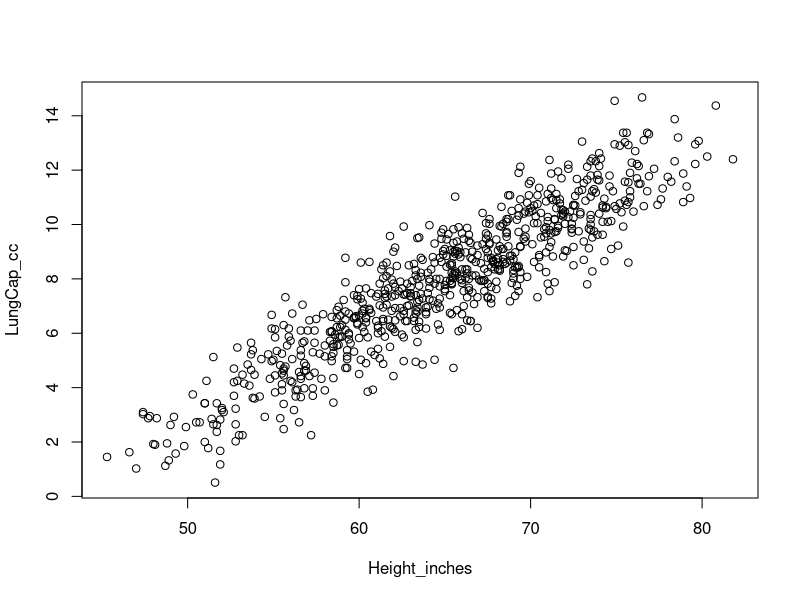

The R source for this figure:
## ---- chunk 1
library(readr)
LungCapData <- read_csv("LungCapData.csv")
attach(LungCapData)
View(LungCapData)
names(LungCapData);head(LungCapData)
#

## ---- chunk 2
init_multiple_linear_m <- lm(LungCap_cc ~ Age_years + Height_inches)
#typeof(init_multiple_linear_m) # list
#class(init_multiple_linear_m) # lm - Linear Model 
summary(init_multiple_linear_m)
# the - Multiple R-squared:  0.843 -- 84.3% Variability in LUNG CAPACITY can be 
# explained by the linear relationship between - Age_years + Height_inches and LUNG CAPACITY

## ---- chunk 3
plot(LungCap_cc~Height_inches)

## ---- chunk 4


